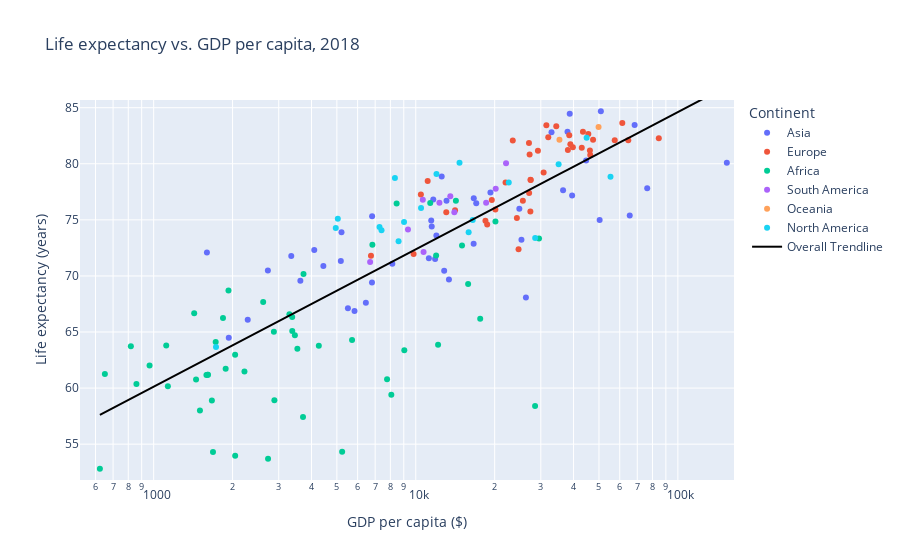

Source (notebook cell):
### Markdown cell above
---

### Code cell
plotFigure(readCSV('life-expectancy-vs-gdp-per-capita.csv',
          'GDP per capita',
          'Life expectancy',
          'Life expectancy vs. GDP per capita'), 'GDP per capita ($)', 
           'Life expectancy (years)', 'Life expectancy vs. GDP per capita')

### Figure 1 — Plotly figure (JSON) as saved in the notebook; plotly's stock layout.template omitted (floating-point values rounded to 4 significant figures; data arrays with more than 128 entries replaced by an {"elided": "..."} marker saying what was removed)
{"data": [{"customdata": [["Afghanistan"], ["Armenia"], ["Azerbaijan"], ["Bahrain"], ["Bangladesh"], ["Cambodia"], ["China"], ["Georgia"], ["Hong Kong"], ["India"], ["Indonesia"], ["Iran"], ["Iraq"], ["Israel"], ["Japan"], ["Jordan"], ["Kazakhstan"], ["Kuwait"], ["Kyrgyzstan"], ["Laos"], ["Lebanon"], ["Malaysia"], ["Mongolia"], ["Myanmar"], ["Nepal"], ["North Korea"], ["Oman"], ["Pakistan"], ["Palestine"], ["Philippines"], ["Qatar"], ["Saudi Arabia"], ["Singapore"], ["South Korea"], ["Sri Lanka"], ["Syria"], ["Taiwan"], ["Tajikistan"], ["Thailand"], ["Turkey"], ["Turkmenistan"], ["United Arab Emirates"], ["Uzbekistan"], ["Vietnam"], ["Yemen"]], "hovertemplate": "Continent=Asia<br>GDP per capita ($)=%{x}<br>Life expectancy (years)=%{y}<br>Entity=%{customdata[0]}<extra></extra>", "legendgroup": "Asia", "marker": {"color": "#636efa", "symbol": "circle"}, "mode": "markers", "name": "Asia", "orientation": "v", "showlegend": true, "type": "scatter", "x": [1935.0, 11450.0, 16630.0, 39500.0, 4099.0, 3629.0, 13100.0, 11980.0, 50840.0, 6806.0, 11850.0, 17010.0, 12840.0, 32950.0, 38670.0, 11510.0, 25310.0, 65520.0, 5177.0, 6451.0, 12560.0, 24840.0, 13380.0, 5838.0, 2727.0, 1596.0, 36480.0, 5510.0, 5208.0, 8139.0, 153800.0, 50300.0, 68400.0, 37930.0, 11660.0, 3349.0, 44660.0, 4440.0, 16650.0, 19270.0, 26320.0, 76400.0, 11220.0, 6814.0, 2285.0], "xaxis": "x", "y": [64.49, 74.94, 72.86, 77.16, 72.32, 69.57, 76.7, 73.6, 84.69, 69.42, 71.51, 76.48, 70.45, 82.82, 84.47, 74.41, 73.24, 75.4, 71.32, 67.61, 78.88, 76.0, 69.69, 66.87, 70.48, 72.09, 77.63, 67.11, 73.89, 71.09, 80.1, 75.0, 83.46, 82.85, 76.81, 71.78, 80.28, 70.88, 76.93, 77.44, 68.07, 77.81, 71.57, 75.32, 66.1], "yaxis": "y"}, {"customdata": [["Albania"], ["Austria"], ["Belarus"], ["Belgium"], ["Bosnia and Herzegovina"], ["Bulgaria"], ["Croatia"], ["Cyprus"], ["Czechia"], ["Denmark"], ["Estonia"], ["Finland"], ["France"], ["Germany"], ["Greece"], ["Hungary"], ["Iceland"], ["Ireland"], ["Italy"], ["Latvia"], ["Lithuania"], ["Luxembourg"], ["Malta"], ["Moldova"], ["Montenegro"], ["Netherlands"], ["North Macedonia"], ["Norway"], ["Poland"], ["Portugal"], ["Romania"], ["Russia"], ["Serbia"], ["Slovakia"], ["Slovenia"], ["Spain"], ["Sweden"], ["Switzerland"], ["Ukraine"], ["United Kingdom"]], "hovertemplate": "Continent=Europe<br>GDP per capita ($)=%{x}<br>Life expectancy (years)=%{y}<br>Entity=%{customdata[0]}<extra></extra>", "legendgroup": "Europe", "marker": {"color": "#EF553B", "symbol": "circle"}, "mode": "markers", "name": "Europe", "orientation": "v", "showlegend": true, "type": "scatter", "x": [11100.0, 42990.0, 18730.0, 39760.0, 10460.0, 18440.0, 22010.0, 27180.0, 30750.0, 46310.0, 27410.0, 38900.0, 38520.0, 46180.0, 23450.0, 25620.0, 43440.0, 64680.0, 34360.0, 24310.0, 27370.0, 57430.0, 32030.0, 6747.0, 19500.0, 47470.0, 13070.0, 84580.0, 27460.0, 27040.0, 20130.0, 24670.0, 14120.0, 27080.0, 29240.0, 31500.0, 45540.0, 61370.0, 9813.0, 38060.0], "xaxis": "x", "y": [78.46, 81.43, 74.59, 81.47, 77.26, 74.93, 78.34, 80.83, 79.22, 80.78, 78.57, 81.74, 82.54, 81.18, 82.07, 76.7, 82.86, 82.1, 83.35, 75.17, 75.74, 82.1, 82.38, 71.81, 76.77, 82.14, 75.69, 82.27, 78.54, 81.86, 75.92, 72.39, 75.85, 77.39, 81.17, 83.43, 82.65, 83.63, 71.95, 81.24], "yaxis": "y"}, {"customdata": [["Algeria"], ["Angola"], ["Benin"], ["Botswana"], ["Burkina Faso"], ["Burundi"], ["Cameroon"], ["Cape Verde"], ["Central African Republic"], ["Chad"], ["Comoros"], ["Congo"], ["Cote d'Ivoire"], ["Democratic Republic of Congo"], ["Djibouti"], ["Egypt"], ["Equatorial Guinea"], ["Eswatini"], ["Ethiopia"], ["Gabon"], ["Gambia"], ["Ghana"], ["Guinea"], ["Guinea-Bissau"], ["Kenya"], ["Lesotho"], ["Liberia"], ["Libya"], ["Madagascar"], ["Malawi"], ["Mali"], ["Mauritania"], ["Mauritius"], ["Morocco"], ["Mozambique"], ["Namibia"], ["Niger"], ["Nigeria"], ["Rwanda"], ["Sao Tome and Principe"], ["Senegal"], ["Seychelles"], ["Sierra Leone"], ["South Africa"], ["Sudan"], ["Tanzania"], ["Togo"], ["Tunisia"], ["Uganda"], ["Zambia"], ["Zimbabwe"]], "hovertemplate": "Continent=Africa<br>GDP per capita ($)=%{x}<br>Life expectancy (years)=%{y}<br>Entity=%{customdata[0]}<extra></extra>", "legendgroup": "Africa", "marker": {"color": "#00cc96", "symbol": "circle"}, "mode": "markers", "name": "Africa", "orientation": "v", "showlegend": true, "type": "scatter", "x": [14230.0, 7771.0, 2220.0, 15840.0, 1590.0, 651.4, 2888.0, 6831.0, 623.5, 2046.0, 1724.0, 5715.0, 3714.0, 859.4, 3296.0, 11960.0, 28530.0, 8068.0, 1838.0, 17610.0, 1882.0, 4267.0, 1606.0, 1501.0, 3377.0, 2731.0, 818.4, 15010.0, 1428.0, 1117.0, 1667.0, 3458.0, 20140.0, 8451.0, 1133.0, 9043.0, 964.7, 5238.0, 1929.0, 3730.0, 2617.0, 29530.0, 1684.0, 12170.0, 3380.0, 2875.0, 1451.0, 11350.0, 2045.0, 3534.0, 1611.0], "xaxis": "x", "y": [76.69, 60.78, 61.47, 69.28, 61.17, 61.25, 58.92, 72.78, 52.8, 53.98, 64.12, 64.29, 57.42, 60.37, 66.58, 71.83, 58.4, 59.4, 66.24, 66.19, 61.73, 63.78, 61.19, 58.0, 66.34, 53.7, 63.73, 72.72, 66.68, 63.8, 58.89, 64.7, 74.86, 76.45, 60.16, 63.37, 62.02, 54.33, 68.7, 70.17, 67.67, 73.33, 54.31, 63.86, 65.09, 65.02, 60.76, 76.5, 62.97, 63.51, 61.2], "yaxis": "y"}, {"customdata": [["Argentina"], ["Bolivia"], ["Brazil"], ["Chile"], ["Colombia"], ["Ecuador"], ["Paraguay"], ["Peru"], ["Uruguay"], ["Venezuela"]], "hovertemplate": "Continent=South America<br>GDP per capita ($)=%{x}<br>Life expectancy (years)=%{y}<br>Entity=%{customdata[0]}<extra></extra>", "legendgroup": "South America", "marker": {"color": "#ab63fa", "symbol": "circle"}, "mode": "markers", "name": "South America", "orientation": "v", "showlegend": true, "type": "scatter", "x": [18560.0, 6696.0, 14030.0, 22100.0, 13550.0, 10640.0, 9339.0, 12310.0, 20190.0, 10710.0], "xaxis": "x", "y": [76.52, 71.24, 75.67, 80.04, 77.11, 76.8, 74.13, 76.52, 77.77, 72.13], "yaxis": "y"}, {"customdata": [["Australia"], ["New Zealand"]], "hovertemplate": "Continent=Oceania<br>GDP per capita ($)=%{x}<br>Life expectancy (years)=%{y}<br>Entity=%{customdata[0]}<extra></extra>", "legendgroup": "Oceania", "marker": {"color": "#FFA15A", "symbol": "circle"}, "mode": "markers", "name": "Oceania", "orientation": "v", "showlegend": true, "type": "scatter", "x": [49830.0, 35340.0], "xaxis": "x", "y": [83.28, 82.14], "yaxis": "y"}, {"customdata": [["Barbados"], ["Canada"], ["Costa Rica"], ["Cuba"], ["Dominica"], ["Dominican Republic"], ["El Salvador"], ["Guatemala"], ["Haiti"], ["Honduras"], ["Jamaica"], ["Mexico"], ["Nicaragua"], ["Panama"], ["Puerto Rico"], ["Saint Lucia"], ["Trinidad and Tobago"], ["United States"]], "hovertemplate": "Continent=North America<br>GDP per capita ($)=%{x}<br>Life expectancy (years)=%{y}<br>Entity=%{customdata[0]}<extra></extra>", "legendgroup": "North America", "marker": {"color": "#19d3f3", "symbol": "circle"}, "mode": "markers", "name": "North America", "orientation": "v", "showlegend": true, "type": "scatter", "x": [12000.0, 44870.0, 14690.0, 8326.0, 9021.0, 15910.0, 8598.0, 7402.0, 1729.0, 5042.0, 7273.0, 16490.0, 4952.0, 22640.0, 35080.0, 10480.0, 28550.0, 55330.0], "xaxis": "x", "y": [79.08, 82.31, 80.09, 78.73, 74.81, 73.89, 73.1, 74.06, 63.66, 75.09, 74.37, 74.99, 74.28, 78.33, 79.95, 76.06, 73.38, 78.85], "yaxis": "y"}, {"hovertemplate": "<b>OLS trendline</b><br>Life expectancy = 12.2435 * log10(GDP per capita) + 23.3933<br>R<sup>2</sup>=0.674900<br><br>GDP per capita ($)=%{x}<br>Life expectancy (years)=%{y} <b>(trend)</b><extra></extra>", "legendgroup": "Overall Trendline", "line": {"color": "black"}, "mode": "lines", "name": "Overall Trendline", "showlegend": true, "type": "scatter", "x": {"elided": "166 float values"}, "xaxis": "x", "y": {"elided": "166 float values"}, "yaxis": "y"}], "layout": {"legend": {"title": {"text": "Continent"}, "tracegroupgap": 0}, "title": {"text": "Life expectancy vs. GDP per capita, 2018"}, "xaxis": {"anchor": "y", "domain": [0, 1], "range": [2.719, 5.214], "title": {"text": "GDP per capita ($)"}, "type": "log"}, "yaxis": {"anchor": "x", "domain": [0, 1], "range": [51.8, 85.69], "title": {"text": "Life expectancy (years)"}}}}
